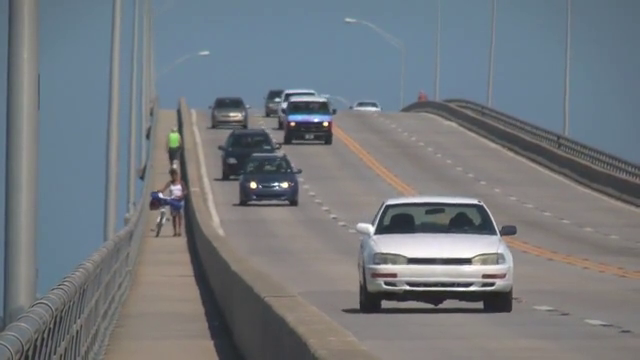
#> input picture frame 91 of OpenCV/video analysis/Object-Tracking/videos/slow_traffic_small.mp4, 640 x 360 px, given in place of race_car.mp4, which was not available
$ jupyter execute medianflow_tracker.ipynb   (text cells are left out)
#> lines starting #> are read from the running program, lines starting #| are printed output that depends on the picture; pictures that were not available may be replaced by others from this repository, and a replacement may not be noted
[cell 1]
import cv2
import os
import matplotlib.pyplot as plt
from IPython.display import HTML

[cell 2]
video_input_file_name = "videos/race_car.mp4"

[cell 3]
def drawRectangle(frame, bbox):
    '''This function will draw a bounding box over tracking object at the given current frame with given bbox coordinates.
    '''
    p1 = (int(bbox[0]), int(bbox[1]))
    p2 = (int(bbox[0] + bbox[2]), int(bbox[1] + bbox[3]))
    cv2.rectangle(frame, p1, p2, (255,0,0), 2, 1)

[cell 4]
def displayRectangle(frame, bbox):
    '''This function will show the drawn bounding box over current frame'''
    plt.figure(figsize=(20,10))
    frameCopy = frame.copy()
    drawRectangle(frameCopy, bbox)
    frameCopy = cv2.cvtColor(frameCopy, cv2.COLOR_RGB2BGR)
    plt.imshow(frameCopy); plt.axis('off')

[cell 5]
tracker = cv2.legacy_TrackerMedianFlow.create()

[cell 6]
#Read video for boosting
video = cv2.VideoCapture(video_input_file_name)
ret, frame = video.read()
#> frame is the input picture: shape (360, 640, 3); mean B, G, R 126.6, 121.2, 115.7

if not video.isOpened():
    print("Could not open video ...")
else :
    width = int(video.get(cv2.CAP_PROP_FRAME_WIDTH))
    height = int(video.get(cv2.CAP_PROP_FRAME_HEIGHT))

video_output_file_name = 'race_car-' + "MedianFLow Tracker" + '.mp4'
video_out = cv2.VideoWriter(video_output_file_name,cv2.VideoWriter_fourcc(*'avc1'), 10, (width, height))

# Define a bounding box for tracking the object
bbox = (1300, 405, 160, 120)
displayRectangle(frame,bbox)

[cell 7]
# Initialize tracker with first frame and bounding box
tracker.init(frame, bbox)
#> Out = True

[cell 8]
#Run object tracking over captured video
while True:
    ret, frame = video.read()
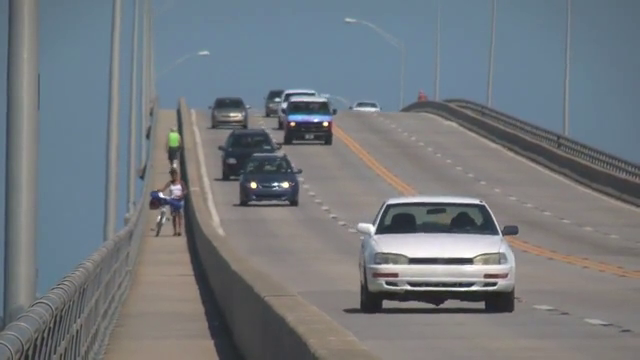
#> input picture frame 92 of OpenCV/video analysis/Object-Tracking/videos/slow_traffic_small.mp4, 640 x 360 px, given in place of race_car.mp4, which was not available
#> frame is the input picture: shape (360, 640, 3); mean B, G, R 126.3, 121.1, 115.4
    if not ret:
        break

    # Start timer for comparison between available algorithms
    tm = cv2.TickMeter()

    tm.start()
    ret, bbox = tracker.update(frame)
#> ret = False; bbox = (0, 0, 0, 0)
    tm.stop()
    # Draw the bounding box using found new coords of object
    if ret:
        drawRectangle(frame, bbox)
    else :
        #We lost the object! that is the disaster
        cv2.putText(frame, "Tracking failure detected", (80,140), cv2.FONT_HERSHEY_SIMPLEX, 1, (0, 0, 255), 3)

    # Display useful information like tracker's name and fps rate
    cv2.putText(frame, "Medianflow" + " Tracker", (80,60), cv2.FONT_HERSHEY_SIMPLEX, 1, (50, 170, 50), 3)
    cv2.putText(frame, "FPS : " + str(tm.getFPS()), (80,100), cv2.FONT_HERSHEY_SIMPLEX, 1, (50, 170, 50), 3)
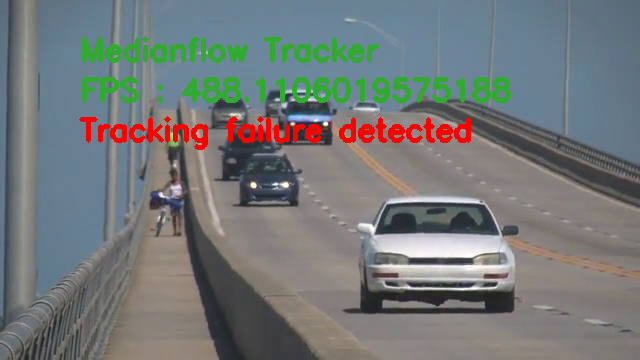
#> frame: shape (360, 640, 3); mean B, G, R 120.4, 120.2, 115.8

    # Write frame to video for saving result
    video_out.write(frame)

video.release()
video_out.release()

$ run again, starting later in the video
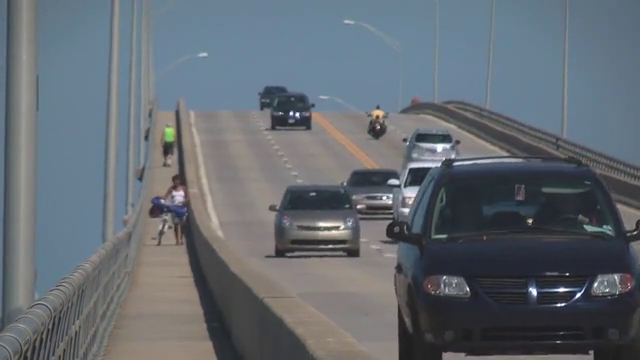
#> input picture frame 411 of OpenCV/video analysis/Object-Tracking/videos/slow_traffic_small.mp4, 640 x 360 px, given in place of race_car.mp4, which was not available
#> frame is the input picture: shape (360, 640, 3); mean B, G, R 113.8, 106.6, 99.3
#> Out = True
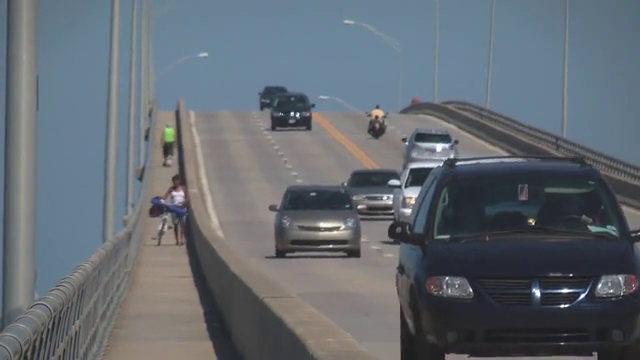
#> input picture frame 412 of OpenCV/video analysis/Object-Tracking/videos/slow_traffic_small.mp4, 640 x 360 px, given in place of race_car.mp4, which was not available
#> frame is the input picture: shape (360, 640, 3); mean B, G, R 113.7, 106.5, 99.2
#> ret = False; bbox = (0, 0, 0, 0)
#> `cv2.putText(frame, "FPS : " + str(tm.getFPS()), (80,100), cv2.FONT_HER..`:
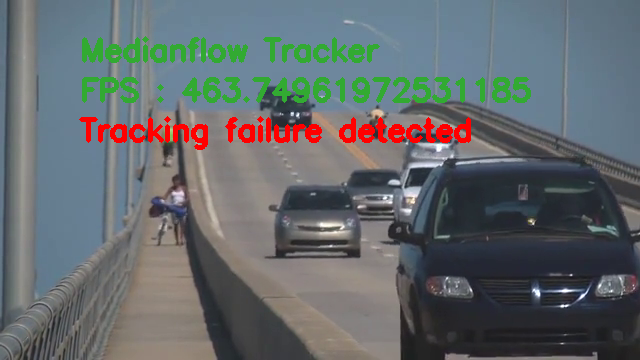
#> frame: shape (360, 640, 3); mean B, G, R 107.7, 105.6, 99.5

$ run again, starting later in the video
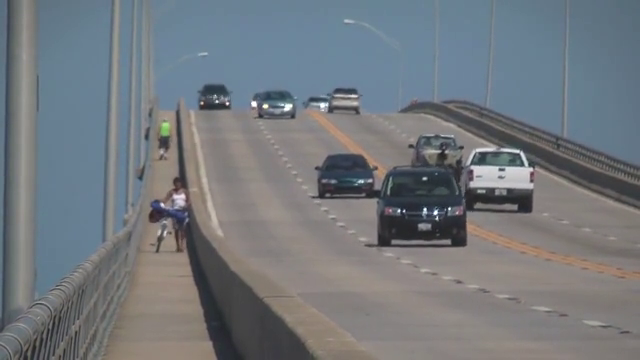
#> input picture frame 731 of OpenCV/video analysis/Object-Tracking/videos/slow_traffic_small.mp4, 640 x 360 px, given in place of race_car.mp4, which was not available
#> frame is the input picture: shape (360, 640, 3); mean B, G, R 125.5, 120.3, 115.1
#> Out = True
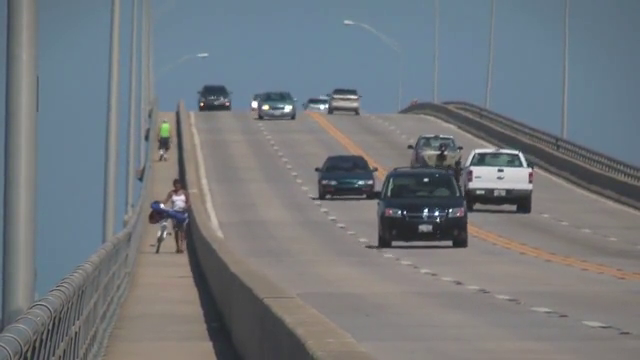
#> input picture frame 732 of OpenCV/video analysis/Object-Tracking/videos/slow_traffic_small.mp4, 640 x 360 px, given in place of race_car.mp4, which was not available
#> frame is the input picture: shape (360, 640, 3); mean B, G, R 125.3, 120.4, 114.9
#> ret = False; bbox = (0, 0, 0, 0)
#> `cv2.putText(frame, "FPS : " + str(tm.getFPS()), (80,100), cv2.FONT_HER..`:
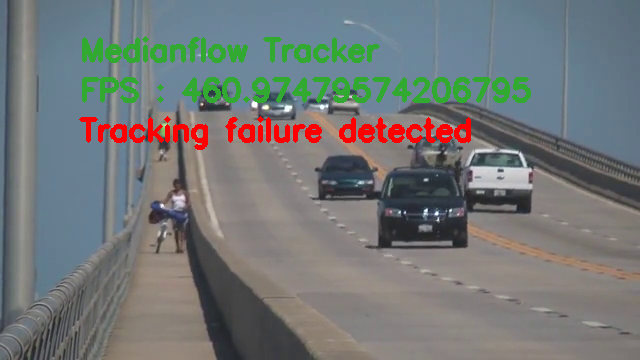
#> frame: shape (360, 640, 3); mean B, G, R 119.2, 119.4, 115
